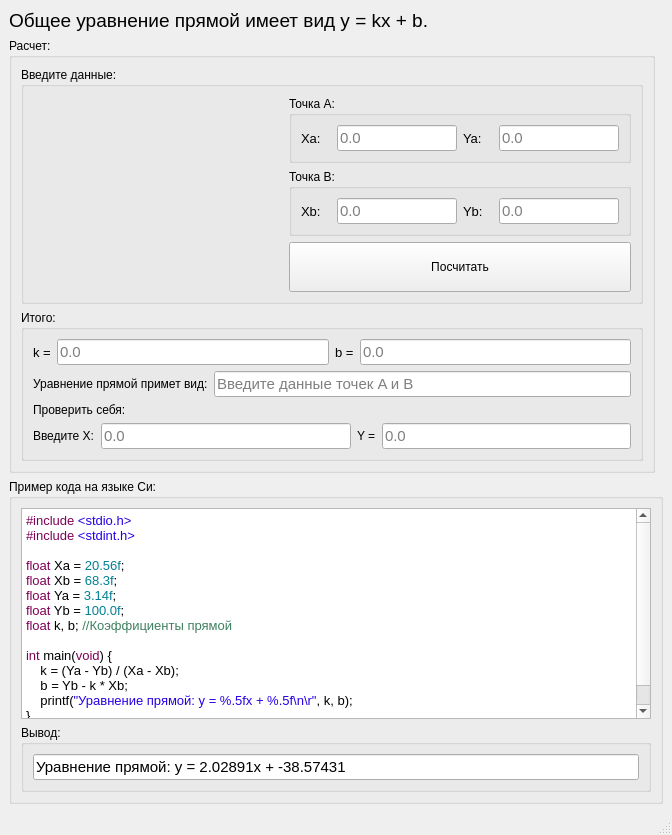
<?xml version="1.0" encoding="UTF-8"?>
<ui version="4.0">
 <class>calc_line_2_points</class>
 <widget class="QMainWindow" name="calc_line_2_points">
  <property name="geometry">
   <rect>
    <x>0</x>
    <y>0</y>
    <width>672</width>
    <height>835</height>
   </rect>
  </property>
  <property name="minimumSize">
   <size>
    <width>658</width>
    <height>709</height>
   </size>
  </property>
  <property name="maximumSize">
   <size>
    <width>16777215</width>
    <height>16777215</height>
   </size>
  </property>
  <property name="contextMenuPolicy">
   <enum>Qt::DefaultContextMenu</enum>
  </property>
  <property name="windowTitle">
   <string>Уравнение прямой по 2 точкам</string>
  </property>
  <property name="windowIcon">
   <iconset resource="../resources/images.qrc">
    <normaloff>:/app2.ico</normaloff>:/app2.ico</iconset>
  </property>
  <property name="styleSheet">
   <string notr="true"/>
  </property>
  <widget class="QWidget" name="centralwidget">
   <layout class="QVBoxLayout" name="verticalLayout_2">
    <item>
     <widget class="QLabel" name="label_7">
      <property name="font">
       <font>
        <pointsize>14</pointsize>
       </font>
      </property>
      <property name="text">
       <string>Общее уравнение прямой имеет вид y = kx + b.</string>
      </property>
     </widget>
    </item>
    <item>
     <layout class="QHBoxLayout" name="horizontalLayout_5">
      <item>
       <widget class="QGroupBox" name="groupBox_2">
        <property name="sizePolicy">
         <sizepolicy hsizetype="Expanding" vsizetype="Expanding">
          <horstretch>0</horstretch>
          <verstretch>0</verstretch>
         </sizepolicy>
        </property>
        <property name="minimumSize">
         <size>
          <width>530</width>
          <height>0</height>
         </size>
        </property>
        <property name="maximumSize">
         <size>
          <width>1000</width>
          <height>16777215</height>
         </size>
        </property>
        <property name="title">
         <string>Расчет:</string>
        </property>
        <layout class="QGridLayout" name="gridLayout_2">
         <item row="0" column="0">
          <widget class="QGroupBox" name="groupBox_6">
           <property name="sizePolicy">
            <sizepolicy hsizetype="Expanding" vsizetype="Preferred">
             <horstretch>0</horstretch>
             <verstretch>0</verstretch>
            </sizepolicy>
           </property>
           <property name="minimumSize">
            <size>
             <width>620</width>
             <height>216</height>
            </size>
           </property>
           <property name="title">
            <string>Введите данные:</string>
           </property>
           <layout class="QVBoxLayout" name="verticalLayout">
            <item>
             <layout class="QGridLayout" name="gridLayout_4">
              <item row="2" column="1">
               <widget class="QPushButton" name="pushButton">
                <property name="sizePolicy">
                 <sizepolicy hsizetype="Expanding" vsizetype="Fixed">
                  <horstretch>0</horstretch>
                  <verstretch>0</verstretch>
                 </sizepolicy>
                </property>
                <property name="minimumSize">
                 <size>
                  <width>280</width>
                  <height>50</height>
                 </size>
                </property>
                <property name="maximumSize">
                 <size>
                  <width>1000</width>
                  <height>110</height>
                 </size>
                </property>
                <property name="text">
                 <string>Посчитать</string>
                </property>
               </widget>
              </item>
              <item row="0" column="0" rowspan="3">
               <widget class="QLabel" name="label">
                <property name="sizePolicy">
                 <sizepolicy hsizetype="Fixed" vsizetype="Fixed">
                  <horstretch>0</horstretch>
                  <verstretch>0</verstretch>
                 </sizepolicy>
                </property>
                <property name="minimumSize">
                 <size>
                  <width>250</width>
                  <height>181</height>
                 </size>
                </property>
                <property name="maximumSize">
                 <size>
                  <width>250</width>
                  <height>181</height>
                 </size>
                </property>
                <property name="text">
                 <string/>
                </property>
                <property name="pixmap">
                 <pixmap resource="../resources/images.qrc">:/graph.png</pixmap>
                </property>
               </widget>
              </item>
              <item row="0" column="1">
               <widget class="QGroupBox" name="groupBox_3">
                <property name="title">
                 <string>Точка А:</string>
                </property>
                <layout class="QGridLayout" name="gridLayout_3">
                 <item row="0" column="0">
                  <layout class="QHBoxLayout" name="horizontalLayout">
                   <item>
                    <widget class="QLabel" name="label_2">
                     <property name="sizePolicy">
                      <sizepolicy hsizetype="Fixed" vsizetype="Preferred">
                       <horstretch>0</horstretch>
                       <verstretch>0</verstretch>
                      </sizepolicy>
                     </property>
                     <property name="minimumSize">
                      <size>
                       <width>30</width>
                       <height>14</height>
                      </size>
                     </property>
                     <property name="maximumSize">
                      <size>
                       <width>20</width>
                       <height>16777215</height>
                      </size>
                     </property>
                     <property name="font">
                      <font>
                       <pointsize>10</pointsize>
                      </font>
                     </property>
                     <property name="text">
                      <string>Xa:</string>
                     </property>
                    </widget>
                   </item>
                   <item>
                    <widget class="QLineEdit" name="lineEdit_Xa">
                     <property name="sizePolicy">
                      <sizepolicy hsizetype="Fixed" vsizetype="Fixed">
                       <horstretch>0</horstretch>
                       <verstretch>0</verstretch>
                      </sizepolicy>
                     </property>
                     <property name="minimumSize">
                      <size>
                       <width>120</width>
                       <height>14</height>
                      </size>
                     </property>
                     <property name="maximumSize">
                      <size>
                       <width>100</width>
                       <height>16777215</height>
                      </size>
                     </property>
                     <property name="font">
                      <font>
                       <pointsize>11</pointsize>
                      </font>
                     </property>
                     <property name="text">
                      <string/>
                     </property>
                     <property name="placeholderText">
                      <string>0.0</string>
                     </property>
                    </widget>
                   </item>
                   <item>
                    <widget class="QLabel" name="label_3">
                     <property name="sizePolicy">
                      <sizepolicy hsizetype="Fixed" vsizetype="Preferred">
                       <horstretch>0</horstretch>
                       <verstretch>0</verstretch>
                      </sizepolicy>
                     </property>
                     <property name="minimumSize">
                      <size>
                       <width>30</width>
                       <height>14</height>
                      </size>
                     </property>
                     <property name="maximumSize">
                      <size>
                       <width>20</width>
                       <height>16777215</height>
                      </size>
                     </property>
                     <property name="font">
                      <font>
                       <pointsize>10</pointsize>
                      </font>
                     </property>
                     <property name="text">
                      <string>Ya:</string>
                     </property>
                    </widget>
                   </item>
                   <item>
                    <widget class="QLineEdit" name="lineEdit_Ya">
                     <property name="sizePolicy">
                      <sizepolicy hsizetype="Fixed" vsizetype="Fixed">
                       <horstretch>0</horstretch>
                       <verstretch>0</verstretch>
                      </sizepolicy>
                     </property>
                     <property name="minimumSize">
                      <size>
                       <width>120</width>
                       <height>14</height>
                      </size>
                     </property>
                     <property name="maximumSize">
                      <size>
                       <width>100</width>
                       <height>16777215</height>
                      </size>
                     </property>
                     <property name="font">
                      <font>
                       <pointsize>11</pointsize>
                      </font>
                     </property>
                     <property name="text">
                      <string/>
                     </property>
                     <property name="placeholderText">
                      <string>0.0</string>
                     </property>
                    </widget>
                   </item>
                  </layout>
                 </item>
                </layout>
               </widget>
              </item>
              <item row="1" column="1">
               <widget class="QGroupBox" name="groupBox_4">
                <property name="minimumSize">
                 <size>
                  <width>0</width>
                  <height>14</height>
                 </size>
                </property>
                <property name="title">
                 <string>Точка B:</string>
                </property>
                <layout class="QGridLayout" name="gridLayout">
                 <item row="0" column="0">
                  <layout class="QHBoxLayout" name="horizontalLayout_2">
                   <item>
                    <widget class="QLabel" name="label_5">
                     <property name="sizePolicy">
                      <sizepolicy hsizetype="Fixed" vsizetype="Preferred">
                       <horstretch>0</horstretch>
                       <verstretch>0</verstretch>
                      </sizepolicy>
                     </property>
                     <property name="minimumSize">
                      <size>
                       <width>30</width>
                       <height>0</height>
                      </size>
                     </property>
                     <property name="maximumSize">
                      <size>
                       <width>20</width>
                       <height>16777215</height>
                      </size>
                     </property>
                     <property name="font">
                      <font>
                       <pointsize>10</pointsize>
                      </font>
                     </property>
                     <property name="text">
                      <string>Xb:</string>
                     </property>
                    </widget>
                   </item>
                   <item>
                    <widget class="QLineEdit" name="lineEdit_Xb">
                     <property name="sizePolicy">
                      <sizepolicy hsizetype="Fixed" vsizetype="Fixed">
                       <horstretch>0</horstretch>
                       <verstretch>0</verstretch>
                      </sizepolicy>
                     </property>
                     <property name="minimumSize">
                      <size>
                       <width>120</width>
                       <height>14</height>
                      </size>
                     </property>
                     <property name="maximumSize">
                      <size>
                       <width>100</width>
                       <height>16777215</height>
                      </size>
                     </property>
                     <property name="font">
                      <font>
                       <pointsize>11</pointsize>
                      </font>
                     </property>
                     <property name="placeholderText">
                      <string>0.0</string>
                     </property>
                    </widget>
                   </item>
                   <item>
                    <widget class="QLabel" name="label_4">
                     <property name="sizePolicy">
                      <sizepolicy hsizetype="Fixed" vsizetype="Preferred">
                       <horstretch>0</horstretch>
                       <verstretch>0</verstretch>
                      </sizepolicy>
                     </property>
                     <property name="minimumSize">
                      <size>
                       <width>30</width>
                       <height>14</height>
                      </size>
                     </property>
                     <property name="maximumSize">
                      <size>
                       <width>20</width>
                       <height>16777215</height>
                      </size>
                     </property>
                     <property name="font">
                      <font>
                       <pointsize>10</pointsize>
                      </font>
                     </property>
                     <property name="text">
                      <string>Yb:</string>
                     </property>
                    </widget>
                   </item>
                   <item>
                    <widget class="QLineEdit" name="lineEdit_Yb">
                     <property name="sizePolicy">
                      <sizepolicy hsizetype="Fixed" vsizetype="Fixed">
                       <horstretch>0</horstretch>
                       <verstretch>0</verstretch>
                      </sizepolicy>
                     </property>
                     <property name="minimumSize">
                      <size>
                       <width>120</width>
                       <height>14</height>
                      </size>
                     </property>
                     <property name="maximumSize">
                      <size>
                       <width>100</width>
                       <height>16777215</height>
                      </size>
                     </property>
                     <property name="font">
                      <font>
                       <pointsize>11</pointsize>
                      </font>
                     </property>
                     <property name="text">
                      <string/>
                     </property>
                     <property name="placeholderText">
                      <string>0.0</string>
                     </property>
                    </widget>
                   </item>
                  </layout>
                 </item>
                </layout>
               </widget>
              </item>
             </layout>
            </item>
           </layout>
          </widget>
         </item>
         <item row="1" column="0">
          <widget class="QGroupBox" name="groupBox_5">
           <property name="sizePolicy">
            <sizepolicy hsizetype="Expanding" vsizetype="Preferred">
             <horstretch>0</horstretch>
             <verstretch>0</verstretch>
            </sizepolicy>
           </property>
           <property name="title">
            <string>Итого:</string>
           </property>
           <layout class="QVBoxLayout" name="verticalLayout_4">
            <item>
             <layout class="QHBoxLayout" name="horizontalLayout_3">
              <item>
               <widget class="QLabel" name="label_8">
                <property name="minimumSize">
                 <size>
                  <width>0</width>
                  <height>14</height>
                 </size>
                </property>
                <property name="font">
                 <font>
                  <pointsize>10</pointsize>
                 </font>
                </property>
                <property name="text">
                 <string>k =</string>
                </property>
               </widget>
              </item>
              <item>
               <widget class="QLineEdit" name="lineEdit_k">
                <property name="minimumSize">
                 <size>
                  <width>0</width>
                  <height>14</height>
                 </size>
                </property>
                <property name="font">
                 <font>
                  <pointsize>11</pointsize>
                 </font>
                </property>
                <property name="inputMask">
                 <string/>
                </property>
                <property name="text">
                 <string/>
                </property>
                <property name="readOnly">
                 <bool>true</bool>
                </property>
                <property name="placeholderText">
                 <string>0.0</string>
                </property>
               </widget>
              </item>
              <item>
               <widget class="QLabel" name="label_9">
                <property name="minimumSize">
                 <size>
                  <width>0</width>
                  <height>14</height>
                 </size>
                </property>
                <property name="font">
                 <font>
                  <pointsize>10</pointsize>
                 </font>
                </property>
                <property name="text">
                 <string>b =</string>
                </property>
               </widget>
              </item>
              <item>
               <widget class="QLineEdit" name="lineEdit_b">
                <property name="minimumSize">
                 <size>
                  <width>0</width>
                  <height>14</height>
                 </size>
                </property>
                <property name="font">
                 <font>
                  <pointsize>11</pointsize>
                 </font>
                </property>
                <property name="inputMask">
                 <string/>
                </property>
                <property name="text">
                 <string/>
                </property>
                <property name="readOnly">
                 <bool>true</bool>
                </property>
                <property name="placeholderText">
                 <string>0.0</string>
                </property>
               </widget>
              </item>
             </layout>
            </item>
            <item>
             <layout class="QHBoxLayout" name="horizontalLayout_4">
              <item>
               <widget class="QLabel" name="label_6">
                <property name="minimumSize">
                 <size>
                  <width>0</width>
                  <height>14</height>
                 </size>
                </property>
                <property name="text">
                 <string>Уравнение прямой примет вид:</string>
                </property>
               </widget>
              </item>
              <item>
               <widget class="QLineEdit" name="lineEdit_y">
                <property name="minimumSize">
                 <size>
                  <width>0</width>
                  <height>14</height>
                 </size>
                </property>
                <property name="font">
                 <font>
                  <pointsize>11</pointsize>
                 </font>
                </property>
                <property name="readOnly">
                 <bool>true</bool>
                </property>
                <property name="placeholderText">
                 <string>Введите данные точек A и B</string>
                </property>
               </widget>
              </item>
             </layout>
            </item>
            <item>
             <layout class="QVBoxLayout" name="verticalLayout_3">
              <item>
               <widget class="QLabel" name="label_10">
                <property name="text">
                 <string>Проверить себя:</string>
                </property>
               </widget>
              </item>
              <item>
               <layout class="QHBoxLayout" name="horizontalLayout_6">
                <item>
                 <widget class="QLabel" name="label_11">
                  <property name="text">
                   <string>Введите X:</string>
                  </property>
                 </widget>
                </item>
                <item>
                 <widget class="QLineEdit" name="lineEdit_X_in">
                  <property name="font">
                   <font>
                    <pointsize>11</pointsize>
                   </font>
                  </property>
                  <property name="placeholderText">
                   <string>0.0</string>
                  </property>
                 </widget>
                </item>
                <item>
                 <widget class="QLabel" name="label_12">
                  <property name="text">
                   <string>Y =</string>
                  </property>
                 </widget>
                </item>
                <item>
                 <widget class="QLineEdit" name="lineEdit_Y_out">
                  <property name="font">
                   <font>
                    <pointsize>11</pointsize>
                   </font>
                  </property>
                  <property name="readOnly">
                   <bool>true</bool>
                  </property>
                  <property name="placeholderText">
                   <string>0.0</string>
                  </property>
                 </widget>
                </item>
               </layout>
              </item>
             </layout>
            </item>
           </layout>
          </widget>
         </item>
        </layout>
       </widget>
      </item>
      <item>
       <spacer name="horizontalSpacer">
        <property name="orientation">
         <enum>Qt::Horizontal</enum>
        </property>
        <property name="sizeHint" stdset="0">
         <size>
          <width>5</width>
          <height>20</height>
         </size>
        </property>
       </spacer>
      </item>
     </layout>
    </item>
    <item>
     <widget class="QGroupBox" name="groupBox">
      <property name="minimumSize">
       <size>
        <width>530</width>
        <height>0</height>
       </size>
      </property>
      <property name="title">
       <string>Пример кода на языке Си:</string>
      </property>
      <layout class="QVBoxLayout" name="verticalLayout_5">
       <item>
        <widget class="QTextBrowser" name="textBrowser">
         <property name="font">
          <font>
           <pointsize>10</pointsize>
          </font>
         </property>
         <property name="html">
          <string>&lt;!DOCTYPE HTML PUBLIC &quot;-//W3C//DTD HTML 4.0//EN&quot; &quot;http://www.w3.org/TR/REC-html40/strict.dtd&quot;&gt;
&lt;html&gt;&lt;head&gt;&lt;meta name=&quot;qrichtext&quot; content=&quot;1&quot; /&gt;&lt;meta charset=&quot;utf-8&quot; /&gt;&lt;style type=&quot;text/css&quot;&gt;
p, li { white-space: pre-wrap; }
&lt;/style&gt;&lt;/head&gt;&lt;body style=&quot; font-family:'Segoe UI'; font-size:10pt; font-weight:400; font-style:normal;&quot;&gt;
&lt;p style=&quot; margin-top:0px; margin-bottom:0px; margin-left:0px; margin-right:0px; -qt-block-indent:0; text-indent:0px;&quot;&gt;&lt;span style=&quot; font-family:'Consolas'; color:#7f0055;&quot;&gt;#include &lt;/span&gt;&lt;span style=&quot; font-family:'Consolas'; color:#2800e6;&quot;&gt;&amp;lt;stdio.h&amp;gt;&lt;/span&gt;&lt;/p&gt;
&lt;p style=&quot; margin-top:0px; margin-bottom:0px; margin-left:0px; margin-right:0px; -qt-block-indent:0; text-indent:0px;&quot;&gt;&lt;span style=&quot; font-family:'Consolas'; color:#7f0055;&quot;&gt;#include&lt;/span&gt;&lt;span style=&quot; font-family:'Consolas'; color:#aa00ff;&quot;&gt; &lt;/span&gt;&lt;span style=&quot; font-family:'Consolas'; color:#2800e6;&quot;&gt;&amp;lt;stdint.h&amp;gt;&lt;/span&gt;&lt;/p&gt;
&lt;p style=&quot; margin-top:0px; margin-bottom:0px; margin-left:0px; margin-right:0px; -qt-block-indent:0; text-indent:0px;&quot;&gt;&lt;span style=&quot; font-family:'Consolas'; color:#aa00ff;&quot;&gt; &lt;/span&gt;&lt;/p&gt;
&lt;p style=&quot; margin-top:0px; margin-bottom:0px; margin-left:0px; margin-right:0px; -qt-block-indent:0; text-indent:0px;&quot;&gt;&lt;span style=&quot; font-family:'Consolas'; color:#7f0055;&quot;&gt;float&lt;/span&gt;&lt;span style=&quot; font-family:'Consolas'; color:#5500ff;&quot;&gt; &lt;/span&gt;&lt;span style=&quot; font-family:'Consolas'; color:#000000;&quot;&gt;Xa = &lt;/span&gt;&lt;span style=&quot; font-family:'Consolas'; color:#008092;&quot;&gt;20.56f&lt;/span&gt;&lt;span style=&quot; font-family:'Consolas'; color:#000000;&quot;&gt;;&lt;/span&gt;&lt;/p&gt;
&lt;p style=&quot; margin-top:0px; margin-bottom:0px; margin-left:0px; margin-right:0px; -qt-block-indent:0; text-indent:0px;&quot;&gt;&lt;span style=&quot; font-family:'Consolas'; color:#7f0055;&quot;&gt;float &lt;/span&gt;&lt;span style=&quot; font-family:'Consolas'; color:#000000;&quot;&gt;Xb = &lt;/span&gt;&lt;span style=&quot; font-family:'Consolas'; color:#008092;&quot;&gt;68.3f&lt;/span&gt;&lt;span style=&quot; font-family:'Consolas'; color:#000000;&quot;&gt;;&lt;/span&gt;&lt;/p&gt;
&lt;p style=&quot; margin-top:0px; margin-bottom:0px; margin-left:0px; margin-right:0px; -qt-block-indent:0; text-indent:0px;&quot;&gt;&lt;span style=&quot; font-family:'Consolas'; color:#7f0055;&quot;&gt;float &lt;/span&gt;&lt;span style=&quot; font-family:'Consolas'; color:#000000;&quot;&gt;Ya = &lt;/span&gt;&lt;span style=&quot; font-family:'Consolas'; color:#008092;&quot;&gt;3.14f&lt;/span&gt;&lt;span style=&quot; font-family:'Consolas'; color:#000000;&quot;&gt;;&lt;/span&gt;&lt;/p&gt;
&lt;p style=&quot; margin-top:0px; margin-bottom:0px; margin-left:0px; margin-right:0px; -qt-block-indent:0; text-indent:0px;&quot;&gt;&lt;span style=&quot; font-family:'Consolas'; color:#7f0055;&quot;&gt;float&lt;/span&gt;&lt;span style=&quot; font-family:'Consolas'; color:#000000;&quot;&gt; Yb = &lt;/span&gt;&lt;span style=&quot; font-family:'Consolas'; color:#008092;&quot;&gt;100.0f&lt;/span&gt;&lt;span style=&quot; font-family:'Consolas'; color:#000000;&quot;&gt;;&lt;/span&gt;&lt;/p&gt;
&lt;p style=&quot; margin-top:0px; margin-bottom:0px; margin-left:0px; margin-right:0px; -qt-block-indent:0; text-indent:0px;&quot;&gt;&lt;span style=&quot; font-family:'Consolas'; color:#7f0055;&quot;&gt;float&lt;/span&gt;&lt;span style=&quot; font-family:'Consolas'; color:#000000;&quot;&gt; k, b; &lt;/span&gt;&lt;span style=&quot; font-family:'Consolas'; color:#3f7f5f;&quot;&gt;//Коэффициенты прямой&lt;/span&gt;&lt;/p&gt;
&lt;p style=&quot;-qt-paragraph-type:empty; margin-top:0px; margin-bottom:0px; margin-left:0px; margin-right:0px; -qt-block-indent:0; text-indent:0px; font-family:'Consolas'; color:#000000;&quot;&gt;&lt;br /&gt;&lt;/p&gt;
&lt;p style=&quot; margin-top:0px; margin-bottom:0px; margin-left:0px; margin-right:0px; -qt-block-indent:0; text-indent:0px;&quot;&gt;&lt;span style=&quot; font-family:'Consolas'; color:#7f0055;&quot;&gt;int&lt;/span&gt;&lt;span style=&quot; font-family:'Consolas'; color:#000000;&quot;&gt; main(&lt;/span&gt;&lt;span style=&quot; font-family:'Consolas'; color:#7f0055;&quot;&gt;void&lt;/span&gt;&lt;span style=&quot; font-family:'Consolas'; color:#000000;&quot;&gt;) {&lt;/span&gt;&lt;/p&gt;
&lt;p style=&quot; margin-top:0px; margin-bottom:0px; margin-left:0px; margin-right:0px; -qt-block-indent:0; text-indent:0px;&quot;&gt;&lt;span style=&quot; font-family:'Consolas'; color:#000000;&quot;&gt;    k = (Ya - Yb) / (Xa - Xb);&lt;/span&gt;&lt;/p&gt;
&lt;p style=&quot; margin-top:0px; margin-bottom:0px; margin-left:0px; margin-right:0px; -qt-block-indent:0; text-indent:0px;&quot;&gt;&lt;span style=&quot; font-family:'Consolas'; color:#000000;&quot;&gt;    b = Yb - k * Xb;&lt;/span&gt;&lt;/p&gt;
&lt;p style=&quot; margin-top:0px; margin-bottom:0px; margin-left:0px; margin-right:0px; -qt-block-indent:0; text-indent:0px;&quot;&gt;&lt;span style=&quot; font-family:'Consolas'; color:#000000;&quot;&gt;    printf(&lt;/span&gt;&lt;span style=&quot; font-family:'Consolas'; color:#2800e6;&quot;&gt;&amp;quot;Уравнение прямой: y = %.5fx + %.5f\n\r&amp;quot;&lt;/span&gt;&lt;span style=&quot; font-family:'Consolas'; color:#000000;&quot;&gt;, k, b);&lt;/span&gt;&lt;/p&gt;
&lt;p style=&quot; margin-top:0px; margin-bottom:0px; margin-left:0px; margin-right:0px; -qt-block-indent:0; text-indent:0px;&quot;&gt;&lt;span style=&quot; font-family:'Consolas'; color:#000000;&quot;&gt;}&lt;/span&gt;&lt;/p&gt;
&lt;p style=&quot;-qt-paragraph-type:empty; margin-top:0px; margin-bottom:0px; margin-left:0px; margin-right:0px; -qt-block-indent:0; text-indent:0px; font-family:'Consolas'; color:#5500ff;&quot;&gt;&lt;br /&gt;&lt;/p&gt;&lt;/body&gt;&lt;/html&gt;</string>
         </property>
        </widget>
       </item>
       <item>
        <widget class="QGroupBox" name="groupBox_7">
         <property name="title">
          <string>Вывод:</string>
         </property>
         <layout class="QVBoxLayout" name="verticalLayout_8">
          <item>
           <widget class="QLineEdit" name="lineEdit_example">
            <property name="font">
             <font>
              <pointsize>11</pointsize>
             </font>
            </property>
            <property name="text">
             <string>Уравнение прямой: y = 2.02891x + -38.57431</string>
            </property>
            <property name="readOnly">
             <bool>true</bool>
            </property>
           </widget>
          </item>
         </layout>
        </widget>
       </item>
      </layout>
     </widget>
    </item>
   </layout>
  </widget>
  <widget class="QMenuBar" name="menubar">
   <property name="geometry">
    <rect>
     <x>0</x>
     <y>0</y>
     <width>672</width>
     <height>22</height>
    </rect>
   </property>
  </widget>
  <widget class="QStatusBar" name="statusbar"/>
 </widget>
 <resources>
  <include location="../resources/images.qrc"/>
 </resources>
 <connections/>
</ui>
